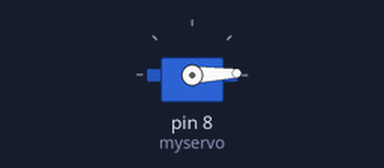
Recording of a sketch running on a simulated Arduino Uno, built with avr-gcc and run on an emulated ATmega328P. Parts: servo.

Above: at 0.05 s.
At 1.75 s:
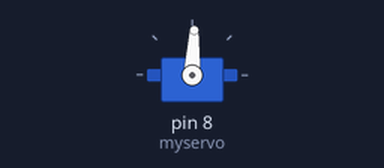
At 3.45 s:
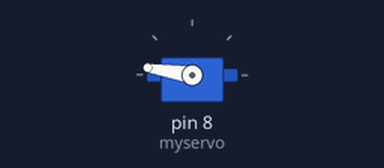
At 6.9 s:
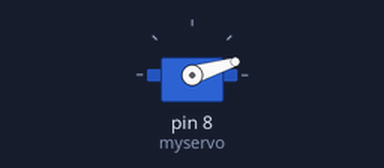
Timing chart, 0 to 9.4 s (numbered marks = the images above):
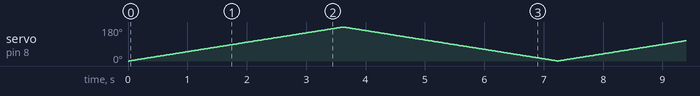

The sketch:

20190909_myservo.ino
```cpp
#include <Servo.h>

Servo myservo;

void setup()
{
  myservo.attach(8);
  myservo.write(90);
}

void loop()
{
  int angle;

  for(angle = 0; angle < 180; angle++)
  {
    myservo.write(angle);
    delay(20);
  }
   for(angle = 180; angle > 0; angle--)
  {
    myservo.write(angle);
    delay(20);
  }

}
```
